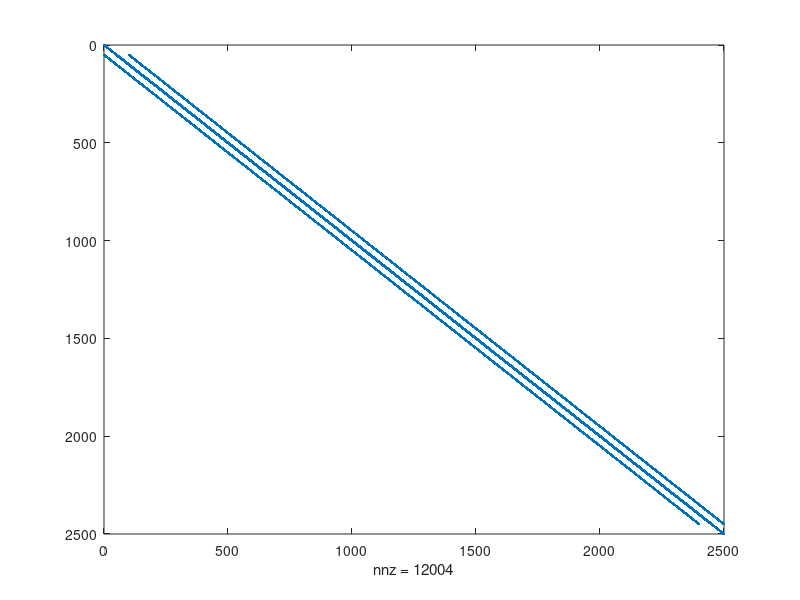
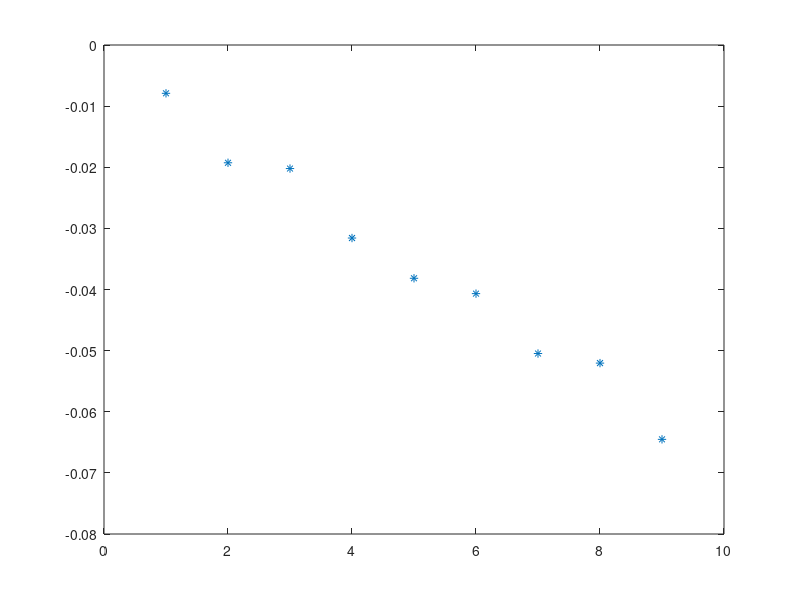
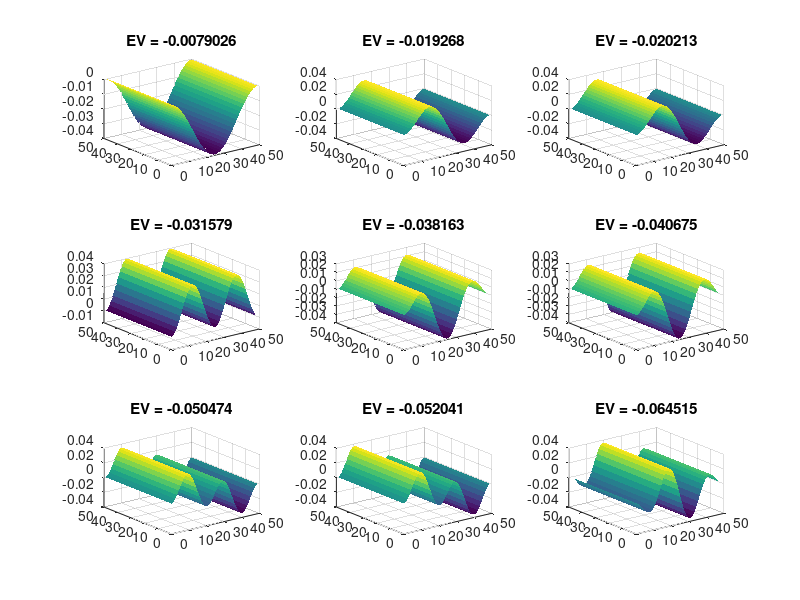

These charts were generated, in order, by the following MATLAB code:
%PA 5- Sarah Dolan
set(0,'DefaultFigureWindowStyle','docked')

nx = 50;
ny = 50;
V = zeros(nx, ny);
G = sparse(nx*ny, nx*ny);

dx = 1;
dx2 = dx^2;

%boundary conditions

BC_top = 0;
BC_bottom = 0;
BC_left = 0;
BC_right = 0;

for i = 1:nx
    for j = 1:ny
        n = j + (i-1)*ny;
        if i == 1 
            G(n, :) = 0;
            G(n,n) = 1;
       
        elseif i == nx 
            G(n, :) = 0;
            G(n,n) = 1;
      
        elseif j == 1
            nxm = j + (i-2)*ny;
            nxp = j+(i)*ny;
            nyp = j+1+(i-1)*ny;

            G(n,n) =  -4/dx2;
            G(n,nxm) = 1/dx2;
            G(n,nxp) = 1/dx2;
            G(n,nyp) = 1/dx2;
        

        elseif j ==  ny
            nxm = j + (i - 2) * ny;
            nxp = j + (i) * ny;
            nym = j - 1 + (i - 1) * ny;
           
            G(n,n) = -4/dx2 ;
            G(n,nxm) = 1/dx2;
            G(n,nxp) = 1/dx2;
            G(n,nym) = 1/dx2;



         else
            nxm = j + (i-2)*ny;
            nxp = j + (i)*ny;
            nym = j-1 + (i-1)*ny;
            nyp = j+1 + (i-1)*ny;

            G(n,n) = -4/dx2 ;
            G(n,nxm) = 1/dx2;
            G(n,nxp) = 1/dx2;
            G(n,nym) = 1/dx2;
            G(n,nyp) = 1/dx2;


        end
    end

end


figure('name', 'Matrix')
spy(G)


nmodes = 9;
[E,D] = eigs(G, nmodes, 'SM');
figure('name', 'EigenValues')
plot (diag(D), '*');

np = ceil (sqrt(nmodes));
figure ('name','Modes')
for k = 1:nmodes
    M = E(:,k);
    for i = 1:nx
        for j = 1:ny
            n = j +(j-1)*nx;
            V(i,j) = M(n);
        end
        subplot(np,np,k), surf(V, 'linestyle','none')
        title(['EV = ' num2str(D(k,k))])
    end
end




